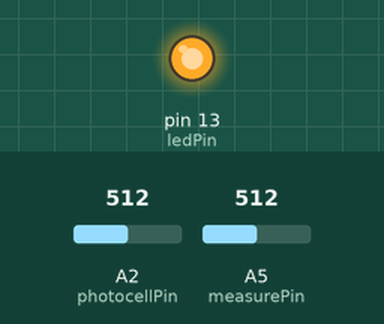
The sketch below on a simulated Arduino Uno, built for the host (arithmetic inside an expression is 32-bit, double 64-bit). Shown: output pins drawn as LEDs (lit = HIGH). The inputs (shaded band) are chosen by the test bench; at power-on: A2 (photocellPin) = 512, A5 (measurePin) = 512. WiFi joins after 1.5 s; servers stay silent unless stated; what the sketch prints to the serial monitor is not drawn.

Above: at 0.1 s.
Timing chart, 0 to 1.6 s (numbered marks = the images above):
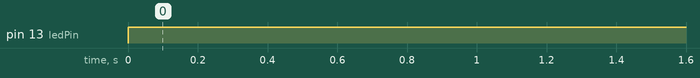

The sketch:

Swachchha_Waayu.ino
```cpp
#include <SPI.h>
#include <Ethernet.h>

byte mac[] = { 0xDE, 0xAD, 0xBE, 0xEF, 0xFE, 0xED };

// Enter the IP address for Arduino.Be careful to use , insetead of . when you enter the address here
IPAddress ip(10,0,80,19);
//For CO sensor
int photocellPin = 2;  // Analog input pin on Arduino we connected the SIG pin from sensor
int photocellReading;  // Here we will place our reading
int DOUTpin=8;
int ledPin=13;
//For dust sensor
int measurePin = 5;
int ledPower = 13;
int samplingTime = 280;
int deltaTime = 40;
int sleepTime = 9680;
float voMeasured = 0;
float calcVoltage = 0;
float dustDensity = 0;

char server[] = "10.0.80.27"; // IMPORTANT: If you are using XAMPP you will have to find out the IP address of your computer and put it here (it is explained in previous article). If you have a web page, enter its address (ie. "www.yourwebpage.com")

// Initialize the Ethernet server library
EthernetClient client;

void setup() {

  // Serial.begin starts the serial connection between computer and Arduino
  Serial.begin(9600);
  //For CO sensor
  pinMode (DOUTpin, INPUT);
  pinMode (ledPin, OUTPUT);
  //For dust sensor
  pinMode(ledPower,OUTPUT);
  // start the Ethernet connection
  Ethernet.begin(mac,ip);
}

void loop() {

  photocellReading = analogRead(photocellPin); // Fill the sensorReading with the information from CO sensor

  digitalWrite(ledPower,LOW); // power on the LED
  delayMicroseconds(samplingTime);

  voMeasured = analogRead(measurePin); // read the dust value
  delayMicroseconds(deltaTime);
  digitalWrite(ledPower,HIGH); // turn the LED off
  delayMicroseconds(sleepTime);

  // 0 - 3.3V mapped to 0 - 1023 integer values
  // recover voltage
  calcVoltage = voMeasured * (3.3 / 1024);
  dustDensity = 0.17 * calcVoltage - 0.1;

  // Connect to the server (your computer or web page)
  if (client.connect(server, 80)) {
    Serial.println("--> connected\n");
    client.print("GET /write.php?"); // This
    client.print("value="); // This CO
    client.print(photocellReading); // And this is what we did in the testing section above. We are making a GET request just like we would from our browser but now with live data from the sensor
    client.print("-"); // This for Dust
    client.print(voMeasured);
    client.println(" HTTP/1.1"); // Part of the GET request
    client.println("Host: 10.0.80.27"); // IMPORTANT: If you are using XAMPP you will have to find out the IP address of your computer and put it here (it is explained in previous article). If you have a web page, enter its address (ie.Host: "www.yourwebpage.com")
    client.println("Connection: close"); // Part of the GET request telling the server that we are over transmitting the message
    client.println(); // Empty line
    client.println(); // Empty line
    client.stop();    // Closing connection to server

  }else {
    // If Arduino can't connect to the server (your computer or web page)
    Serial.println("--> connection failed\n");
  }

  // Give the server some time to recieve the data and store it. I used 10 seconds here. Be advised when delaying. If u use a short delay, the server might not capture data because of Arduino transmitting new data too soon.
  delay(30000);
}
```

Measured:
- by itself, pin 13 (ledPin): LOW → HIGH at 0.00 s
